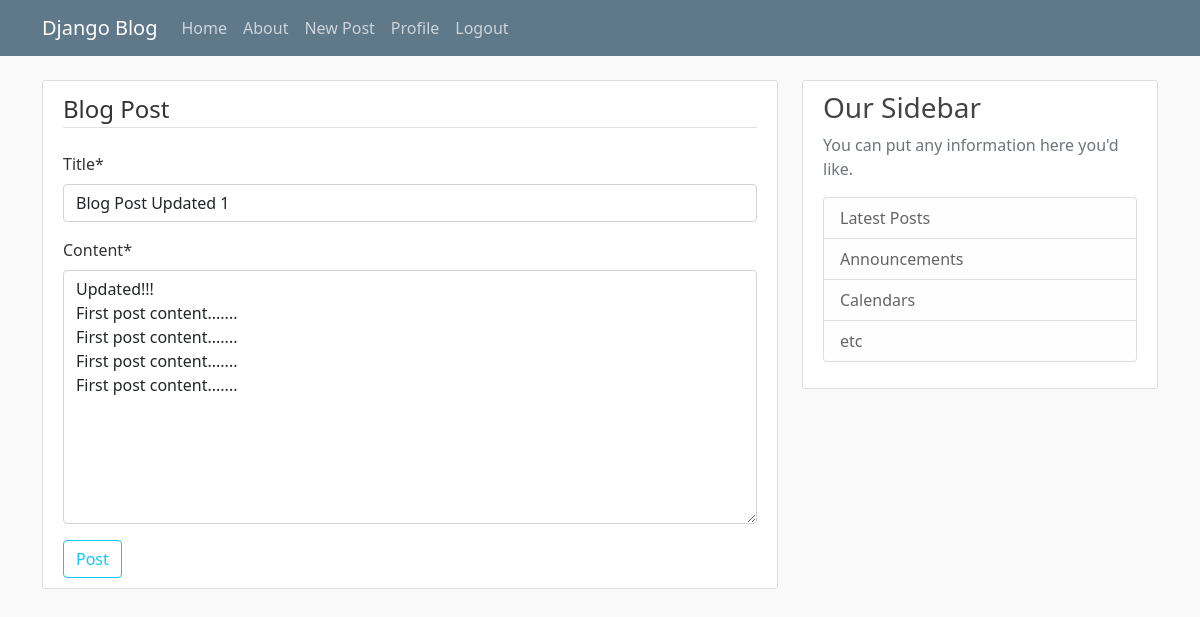
The app's page /post/1/update/ (signed in) with its own data.
### blog/models.py (models this page shows, shortened)
class Post(models.Model):
    title = models.CharField(max_length=100)
    content = models.TextField()
    date_posted = models.DateTimeField(default=timezone.now)
    author = models.ForeignKey(User, on_delete=models.CASCADE)

### blog/views.py (the view, shortened to what this page needs)
# urls.py: path('post/<int:pk>/update/', PostUpdateView.as_view(), name='post-update'),
class PostUpdateView(LoginRequiredMixin, UserPassesTestMixin, UpdateView):
  model = Post
  fields = ['title', 'content']
  def test_func(self): # prevent just any user from updating others' post
    post = self.get_object()
    if self.request.user == post.author:
      return True
    return False

### blog/templates/blog/post_form.html (shortened to what this page needs)
{% extends "blog/base.html" %}
{% load crispy_forms_tags %}
{% block content %}
<div class="content-section">
  <form method="POST">
    <fieldset class="form-group">
      <legend class="border-bottom mb-4">Blog Post</legend>
      {{ form|crispy }}
    </fieldset>
    <div class="form-group">
      <button class="btn btn-outline-info" type="submit">Post</button>
    </div>
  </form>
</div>
{% endblock content %}

### blog/static/blog/main.css (style rules this page uses)
body { background: #fafafa; color: #333333; margin-top: 5rem; }
.content-section { background: #ffffff; padding: 10px 20px; border: 1px solid #dddddd; border-radius: 3px; margin-bottom: 20px; }

### records on screen
Post: title "Blog Post Updated 1", content "Updated!!! First post content....... First post content....... First post content....... First post content......."
